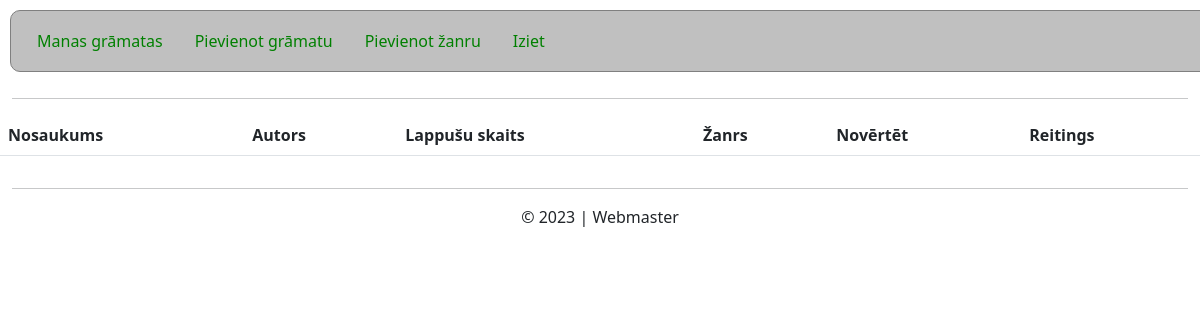
The page / (signed in) on the database as committed earlier.
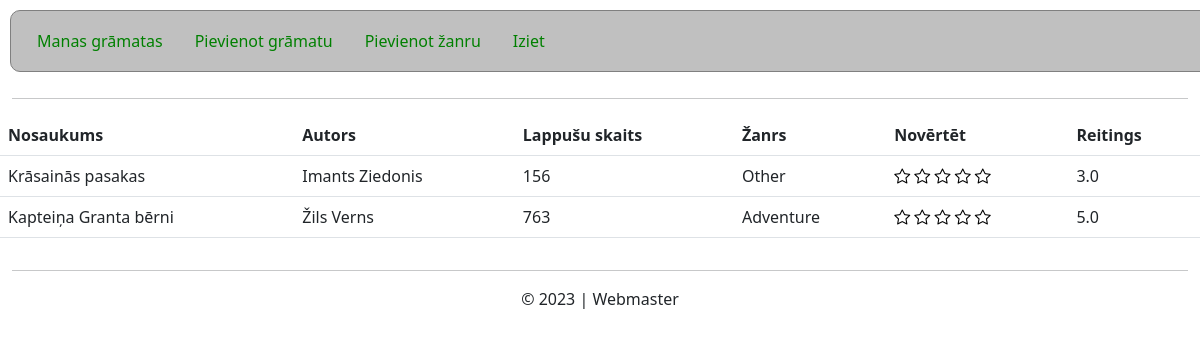
The same page on the database as committed later.
### tables this page shows
CREATE TABLE "Books" (
	"book_id"	TEXT NOT NULL,
	"author"	TEXT NOT NULL,
	"name"	TEXT NOT NULL,
	"pages"	INTEGER NOT NULL,
	"genre_id"	TEXT NOT NULL,
	FOREIGN KEY("genre_id") REFERENCES "Genres"("genre_id"),
	PRIMARY KEY("book_id")
);

CREATE TABLE "Genres" (
	"genre_id"	TEXT NOT NULL,
	"name"	TEXT NOT NULL,
	PRIMARY KEY("genre_id")
);

### app.py (the view)
@app.route("/sakums", methods = ["GET", "POST"])
@app.route("/", methods = ["GET", "POST"])
def index():
    if request.method == "POST":
        pass
    else:
        if session.get("user_id", None):
            books = []
            sql = """
                SELECT book_id
                FROM Book_links
                WHERE user_id = ?;"""
            res = cur.execute(sql, (session["user_id"], ))
            book_ids = res.fetchall()
            sql = """
                SELECT
                Books.book_id,
                Books.author,
                Books.name AS book_name,
                Books.pages,
                Genres.name AS genre_name
                FROM Books
                JOIN Genres ON Genres.genre_id = Books.genre_id
                WHERE Books.book_id IN (?);
                """
            ids = []
            for row_obj in book_ids:
                ids += [row_obj["book_id"]]
            for id in ids:
                res = cur.execute(sql, (id, ))
                books += res.fetchall()
            sql = """
                SELECT book_id, SUM(score), COUNT(rating_id)
                FROM ratings
                GROUP BY book_id;"""
            res = cur.execute(sql)
            ratings = res.fetchall()
            """ for rating in ratings:
                print(
                    rating["book_id"],
                    rating["SUM(score)"],
                    rating["COUNT(rating_id)"]) """
            return render_template(
                "books.html",
                mybooks=books,
                ratings_by_books=ratings)
        else:
            return redirect("/login")

### templates/books.html (shortened to what this page needs)
{% extends "layout.html" %}
{% block main_content %}
    <table class="table">
        <tr>
            <th>
                Nosaukums
            </th>
            <th>
                Autors
            </th>
            <th>Lappušu skaits</th>
            <th>
                Žanrs
            </th>
            <th>
                Novērtēt
            </th>
            <th>
                Reitings
            </th>
        </tr>
        {% if mybooks != None %}
            {% for book in mybooks %}
                <tr>
                    <td>{{ book["book_name"] }}</td>
                    <td>{{ book["author"] }}</td>
                    <td>{{ book["pages"] }}</td>
                    <td>{{ book["genre_name"] }}</td>
                    <td>
                        <div class="stars">
                            <a
                                href="/set_rating?book_id={{book['book_id']}}&value=1"
                                class="bi bi-star"
                                onmouseover="animate_stars(this, this.parentElement);"
                                onmouseleave="hide_animation(this.parentElement);">
                            </a>
                            <a
                                href="/set_rating?book_id={{book['book_id']}}&value=2"
                                class="bi bi-star"
                                onmouseover="animate_stars(this, this.parentElement);"
                                onmouseleave="hide_animation(this.parentElement);">
                            </a>
                            <a
                                href="/set_rating?book_id={{book['book_id']}}&value=3"
                                class="bi bi-star"
                                onmouseover="animate_stars(this, this.parentElement);"
                                onmouseleave="hide_animation(this.parentElement);">
                            </a>
                            <a
                                href="/set_rating?book_id={{book['book_id']}}&value=4"
                                class="bi bi-star"
                                onmouseover="animate_stars(this, this.parentElement);"
                                onmouseleave="hide_animation(this.parentElement);">
                            </a>
                            <a
                                href="/set_rating?book_id={{book['book_id']}}&value=5"
                                class="bi bi-star"
                                onmouseover="animate_stars(this, this.parentElement);"
                                onmouseleave="hide_animation(this.parentElement);">
                            </a>
                        </div>
                    </td>
                    <td>
                        {% for rating in ratings_by_books %}
                            {% if book["book_id"] == rating["book_id"] %}
                                {{ (rating["SUM(score)"]/rating["COUNT(rating_id)"])|round(1) }}
                            {% endif %}
                        {% endfor %}
                    </td>
                </tr>
            {% endfor %}
        {% else %}
                <tr>
                    <td style="text-align: center;" colspan="4">Nav nevienas grāmatas</td>
                </tr>
        {% endif %}
    </table>
{% endblock %}

### templates/layout.html (shortened to what this page needs)
<!DOCTYPE html>
<html lang="lv">
<head>
    <link href="https://cdn.jsdelivr.net/npm/bootstrap@5.2.1/dist/css/bootstrap.min.css" rel="stylesheet">
    <link rel="stylesheet" href="{{ url_for('static', filename='css/main_styles.css') }}">
    <link rel="stylesheet" href="https://cdn.jsdelivr.net/npm/bootstrap-icons@1.11.1/font/bootstrap-icons.css">
</head>
<body>
    <div class="container-fluid">
        <div class="row">
            <ul class="nav">
                {% if session["user_id"] %}
                <li class="nav-item">
                  <a class="nav-link" aria-current="page" href="/sakums">Manas grāmatas</a>
                </li>
                <li class="nav-item">
                  <a class="nav-link" href="/pievienot_gramatu">Pievienot grāmatu</a>
                </li>
                <li class="nav-item">
                    <a class="nav-link" href="/pievienot_zanru">Pievienot žanru</a>
                </li>
                <li class="nav-item">
                    <a class="nav-link" href="/iziet">Iziet</a>
                </li>
                {% endif %}
              </ul>
        </div>
        <hr>
        <div class="row">
            {% block main_content %}{% endblock %}
        </div>
        <hr>
        <div class="row justify-content-center footer">
            © 2023 | Webmaster
        </div>
    </div>
</body>
</html>

### static/css/main_styles.css (style rules this page uses)
ul.nav { background-color: silver; border-radius: 10px; padding: 10px; margin: 10px; border: 1px solid grey; }
ul.nav a { color: green; }
.stars > a { text-decoration: none; color: black; }
.stars > a:link { text-decoration: none; color: black; }

Rows that differ between the two databases and show on the page:
added Books: book_name "Krāsainās pasakas", author "Imants Ziedonis", pages "156", genre_name "Other", value "3.0"
added Books: book_name "Kapteiņa Granta bērni", author "Žils Verns", pages "763", genre_name "Adventure", value "5.0"
